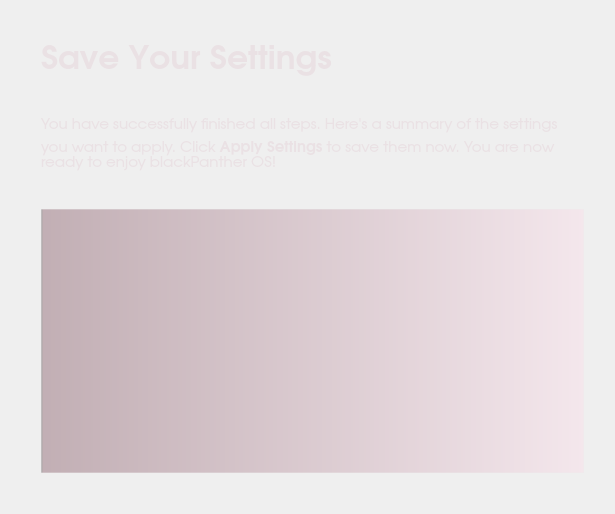
<?xml version="1.0" encoding="UTF-8"?>
<ui version="4.0">
 <class>summaryWidget</class>
 <widget class="QWidget" name="summaryWidget">
  <property name="geometry">
   <rect>
    <x>0</x>
    <y>0</y>
    <width>615</width>
    <height>514</height>
   </rect>
  </property>
  <property name="windowTitle">
   <string>Summary</string>
  </property>
  <property name="styleSheet">
   <string>color: rgb(234, 225, 228);</string>
  </property>
  <layout class="QGridLayout" name="gridLayout">
   <item row="0" column="1">
    <spacer name="verticalSpacer_2">
     <property name="orientation">
      <enum>Qt::Vertical</enum>
     </property>
     <property name="sizeType">
      <enum>QSizePolicy::Fixed</enum>
     </property>
     <property name="sizeHint" stdset="0">
      <size>
       <width>20</width>
       <height>20</height>
      </size>
     </property>
    </spacer>
   </item>
   <item row="2" column="1">
    <widget class="QTextEdit" name="textSummary">
     <property name="font">
      <font>
       <family>URW Gothic L</family>
       <pointsize>10</pointsize>
      </font>
     </property>
     <property name="styleSheet">
      <string>#textSummary{background-color: qlineargradient(spread:pad, x1:0, y1:0, x2:1, y2:0, stop:0 rgba(0, 0, 0, 81), stop:0.00537634 rgba(95, 34, 52, 80), stop:1 rgba(255, 213, 230, 80));

border: 1px solid rgb(236, 236, 236, 80);
padding: 20px}
</string>
     </property>
    </widget>
   </item>
   <item row="2" column="2">
    <spacer name="horizontalSpacer_2">
     <property name="orientation">
      <enum>Qt::Horizontal</enum>
     </property>
     <property name="sizeType">
      <enum>QSizePolicy::Fixed</enum>
     </property>
     <property name="sizeHint" stdset="0">
      <size>
       <width>20</width>
       <height>20</height>
      </size>
     </property>
    </spacer>
   </item>
   <item row="5" column="1">
    <spacer name="verticalSpacer_3">
     <property name="orientation">
      <enum>Qt::Vertical</enum>
     </property>
     <property name="sizeType">
      <enum>QSizePolicy::Fixed</enum>
     </property>
     <property name="sizeHint" stdset="0">
      <size>
       <width>20</width>
       <height>30</height>
      </size>
     </property>
    </spacer>
   </item>
   <item row="1" column="1">
    <layout class="QVBoxLayout" name="verticalLayout_2">
     <item>
      <widget class="QLabel" name="label">
       <property name="sizePolicy">
        <sizepolicy hsizetype="Fixed" vsizetype="Fixed">
         <horstretch>0</horstretch>
         <verstretch>0</verstretch>
        </sizepolicy>
       </property>
       <property name="minimumSize">
        <size>
         <width>0</width>
         <height>50</height>
        </size>
       </property>
       <property name="font">
        <font>
         <family>URW Gothic L</family>
         <pointsize>25</pointsize>
         <weight>75</weight>
         <bold>true</bold>
        </font>
       </property>
       <property name="styleSheet">
        <string/>
       </property>
       <property name="text">
        <string>Save Your Settings</string>
       </property>
      </widget>
     </item>
     <item>
      <spacer name="verticalSpacer_5">
       <property name="orientation">
        <enum>Qt::Vertical</enum>
       </property>
       <property name="sizeType">
        <enum>QSizePolicy::Fixed</enum>
       </property>
       <property name="sizeHint" stdset="0">
        <size>
         <width>20</width>
         <height>30</height>
        </size>
       </property>
      </spacer>
     </item>
     <item>
      <widget class="QLabel" name="labelMouseDesc">
       <property name="minimumSize">
        <size>
         <width>300</width>
         <height>0</height>
        </size>
       </property>
       <property name="font">
        <font>
         <family>URW Gothic L</family>
         <pointsize>11</pointsize>
        </font>
       </property>
       <property name="styleSheet">
        <string notr="true"/>
       </property>
       <property name="text">
        <string>You have successfully finished all steps. Here's a summary of the settings you want to apply. Click &lt;b&gt;Apply Settings&lt;/b&gt; to save them now. You are now ready to enjoy blackPanther OS!</string>
       </property>
       <property name="wordWrap">
        <bool>true</bool>
       </property>
      </widget>
     </item>
     <item>
      <spacer name="verticalSpacer_6">
       <property name="orientation">
        <enum>Qt::Vertical</enum>
       </property>
       <property name="sizeType">
        <enum>QSizePolicy::Fixed</enum>
       </property>
       <property name="sizeHint" stdset="0">
        <size>
         <width>20</width>
         <height>30</height>
        </size>
       </property>
      </spacer>
     </item>
    </layout>
   </item>
   <item row="2" column="0">
    <spacer name="horizontalSpacer_3">
     <property name="orientation">
      <enum>Qt::Horizontal</enum>
     </property>
     <property name="sizeType">
      <enum>QSizePolicy::Fixed</enum>
     </property>
     <property name="sizeHint" stdset="0">
      <size>
       <width>30</width>
       <height>20</height>
      </size>
     </property>
    </spacer>
   </item>
  </layout>
 </widget>
 <resources/>
 <connections/>
</ui>
